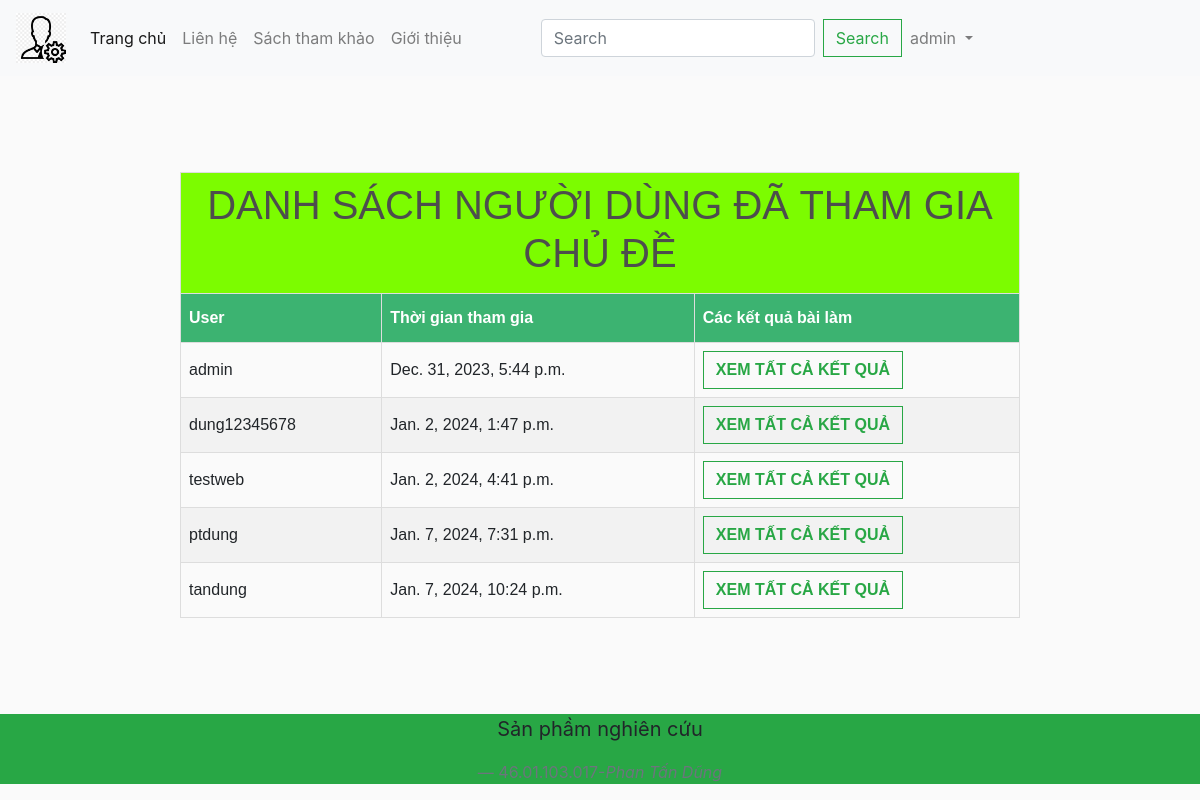
The app's page /admin_dashboard/1/ (signed in) with its own data.
### app/models.py (models this page shows, shortened)
class Join(models.Model):
    user = models.ForeignKey(User,on_delete= models.SET_NULL, blank=True, null= True)
    course = models.ForeignKey(Course,on_delete= models.SET_NULL, blank=True, null= True)
    date = models.DateTimeField(auto_now_add=True)
    joined = models.BooleanField(default=False)

### app/views.py (the view)
# urls.py: path('admin_dashboard/<int:course_id>/', views.admin_dashboard, name='admin_dashboard'),
@staff_member_required(login_url='/error_user/')
def admin_dashboard(request, course_id):
    if request.user.is_authenticated:
        user_not_login="hidden"
        user_login="show"
    else:
        user_not_login="show"
        user_login="hidden"
    course_info = Join.objects.filter(course_id=course_id)
    return render(request, 'app/admin_dashboard.html', {'course_info': course_info,'user_not_login':user_not_login,'user_login':user_login})

### app/templates/app/admin_dashboard.html (shortened to what this page needs)
<!DOCTYPE html>
{% extends 'app/base.html' %}
{% load static %}
      {%block login%}
      <br><br><br><br>
          <table id="customers">
              <tr>
                  <td class="colspanned text-center" colspan="6"><h1>DANH SÁCH NGƯỜI DÙNG ĐÃ THAM GIA CHỦ ĐỀ</h1>
                  </td>
                </tr>
                <tr>
                  <th scope="col">User</th>
                  <th scope="col">Thời gian tham gia</th>
                  <th scope="col">Các kết quả bài làm</th>
                </tr>
                <tbody>
                  {% for info in course_info %}
                  <tr>
                    <td>{{ info.user.username }}</td>
                    <td>{{ info.date }}</td>
                    <td><a class="btn btn-outline-success" href="{% url 'quiz_results' info.course.id info.user.id %}"><strong>XEM TẤT CẢ KẾT QUẢ</strong></a></td>
                  </tr>
                {% endfor %}
              </tbody>
            </table><br><br>
        {%endblock login%}

### app/templates/app/base.html (shortened to what this page needs)
{% load static %}
<!DOCTYPE html>
<html>
  <head>
    <link rel="stylesheet" href="https://cdn.jsdelivr.net/npm/bootstrap@4.5.3/dist/css/bootstrap.min.css">
    <link href-"{% static 'app/css/style.css' %}" rel="stylesheet" />
    <link href-"{% static 'app/css/owl.carousel.min.css' %}" rel="stylesheet" />
    <link href-"{% static 'app/css/all.min.css' %}" rel="stylesheet" />
    <link rel= "stylesheet" type="text/css" href="{%static 'app/css/main.css'%}">
    <link rel="stylesheet" href="">
  </head>
  <body>
    <nav class="navbar navbar-expand-lg navbar-light bg-light">
      <a class="navbar-brand" href="{% url 'home_admin'%}">
        <img src="{% static 'app/images/home-admin.png' %}" width="50" height="50" />
      </a>
      <div class="collapse navbar-collapse" id="navbarSupportedContent">
        <ul class="navbar-nav mr-auto">
          <li class="nav-item active">
            <a class="nav-link" href="{% url 'home'%}">Trang chủ<span class="sr-only">(current)</span></a>
          </li>
          <li class="nav-item">
            <a class="nav-link" href="https://www.facebook.com/profile.php?id=100017587238895">Liên hệ</a>
          </li>
          <li class="nav-item">
            <a class="nav-link " href="{% url "links_reference" %}" tabindex="-1" aria-disabled="false">Sách tham khảo</a>
          </li>
          <li class="nav-item">
            <a class="nav-link " href="{% url "intro" %}" tabindex="-1" aria-disabled="false">Giới thiệu</a>
          </li>
        </ul>
        <form class="form-inline my-2 my-lg-0" role="search" method = POST action = "{%url 'search'%}">
          <input class="form-control mr-sm-2" type="search" placeholder="Search" aria-label="Search" name= "searched">
          <button class="btn btn-outline-success my-2 my-sm-0" type="submit">Search</button>
        </form>
      </div>
      <div class="navbar-nav me-auto mb-2 mb-lg-0" style= "visibility: {{user_login}}" >
        <li class="nav-item dropdown">
          <a class="nav-link dropdown-toggle" href="#" id="navbarDropdown" role="button" data-toggle="dropdown" aria-haspopup="true" aria-expanded="false">
            <span>{{request.user}}</span>
          </a>
        </li>
      </div>
    </nav>
    {%block login%}{%endblock login%}
    <div class="card-body container--fluid bg-success  text-center p-0 mt-5">
      <blockquote class="blockquote mb-0">
        <p>Sản phầm nghiên cứu</p>
        <footer class="blockquote-footer">46.01.103.017-<cite title="Source Title">Phan Tấn Dũng</cite></footer>
      </blockquote>
    </div>
  </body>
</html>

### app/static/app/css/main.css (style rules this page uses)
body { background-color: hsl(0, 0%, 98%); }
h1,h2,h3,h4,h5,h6 { color:hsl(0, 0%, 30%); }
.btn { border-radius: 0; }

### app/templates/app/admin_dashboard.html (style rules this page uses)
table { width: 50%; margin: 0 auto; border-collapse: collapse; }
#customers { font-family: Arial, Helvetica, sans-serif; border-collapse: collapse; width: 70%; }
th, td { border: 1px solid #ddd; padding: 8px; text-align: left; max-width: 200px; overflow: hidden; text-overflow: ellipsis; word-wrap: break-word; }
#customers tr:nth-child(even) { background-color: #f2f2f2; }
#customers th { padding-top: 12px; padding-bottom: 12px; text-align: left; background-color: #3CB371 ; color: white; }
.colspanned { background-color: #7CFC00 ; }

### records on screen
Join: user.username "admin", date "Dec. 31, 2023, 5:44 p.m."
Join: user.username "dung12345678", date "Jan. 2, 2024, 1:47 p.m."
Join: user.username "testweb", date "Jan. 2, 2024, 4:41 p.m."
Join: user.username "ptdung", date "Jan. 7, 2024, 7:31 p.m."
Join: user.username "tandung", date "Jan. 7, 2024, 10:24 p.m."

### other values on screen
{{ request.user }} "admin"
